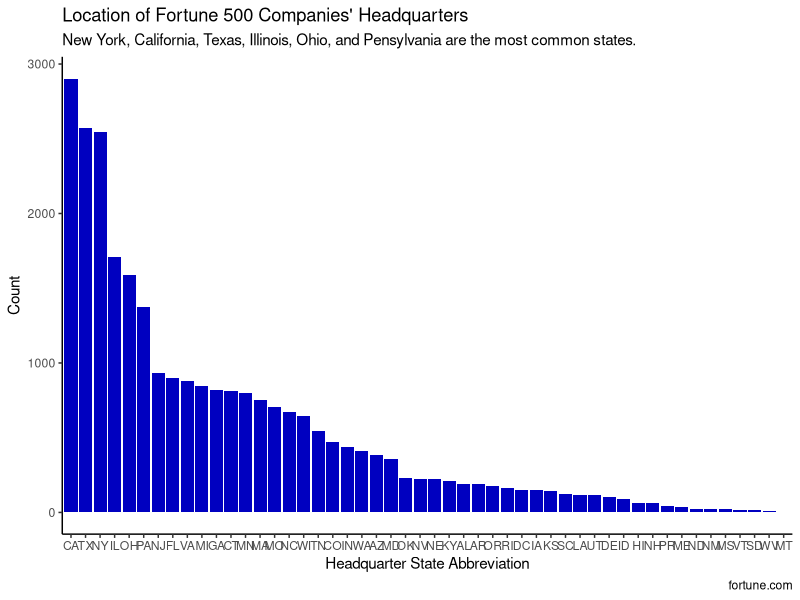
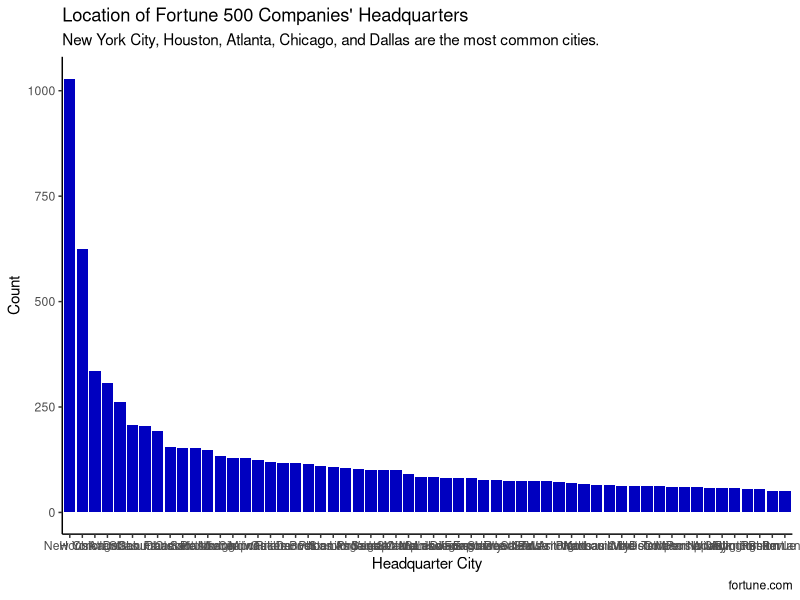

Here is the R script that generated these plots, in order:
## ---- chunk 1
#| message: false
#| warning: false
library(tidyverse)
library(readr)
library(forcats)
## ---- chunk 2
fortune <- read_csv('data/Cleaned Data.csv', show_col_types = FALSE) |>
  select(rank,name,headquarters_state,headquarters_city)
## ---- chunk 3
state_hq <- unique(fortune) |>
  select(headquarters_state) |>
  drop_na() |>
  count(headquarters_state) |>
  mutate(headquarters_state = fct_reorder(headquarters_state, desc(n)))
## ---- chunk 4
city_hq <- unique(fortune) |>
  select(headquarters_city) |>
  drop_na() |>
  count(headquarters_city) |>
  filter(n > 50) |>
  mutate(headquarters_city = fct_reorder(headquarters_city, desc(n)))
## ---- chunk 5
state_hq |>
  ggplot(aes(x = headquarters_state, y = n)) +
  geom_bar(stat = 'identity', fill = '#0000c0') +
  theme(axis.text.x = element_text(angle = 90)) +
  labs(title = "Location of Fortune 500 Companies' Headquarters",
       subtitle = "New York, California, Texas, Illinois, Ohio, and Pensylvania are the most common states.",
       x = 'Headquarter State Abbreviation',
       y = 'Count',
       caption = 'fortune.com') +
  theme_classic()
## ---- chunk 6
city_hq |>
  ggplot(aes(x = headquarters_city, y = n)) +
  geom_bar(stat = 'identity', fill = '#0000c0') +
  theme(axis.text.x = element_text(angle = 90)) +
  labs(title = "Location of Fortune 500 Companies' Headquarters",
       subtitle = "New York City, Houston, Atlanta, Chicago, and Dallas are the most common cities.",
       x = 'Headquarter City',
       y = 'Count',
       caption = 'fortune.com') +
  theme_classic()
